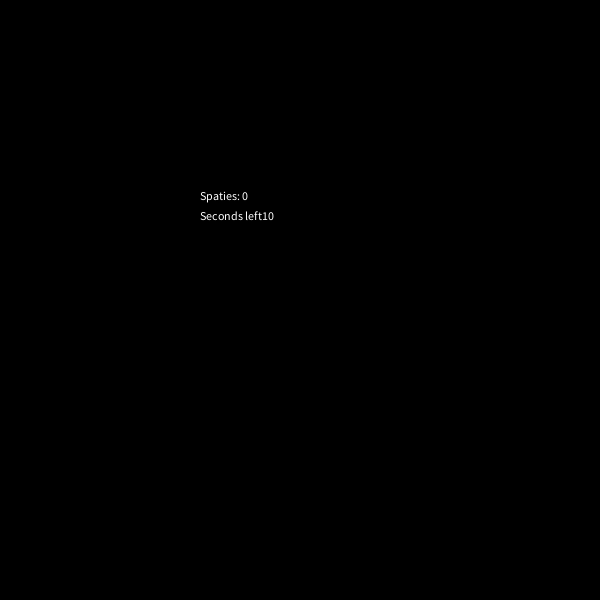
Frame 1 (no input)
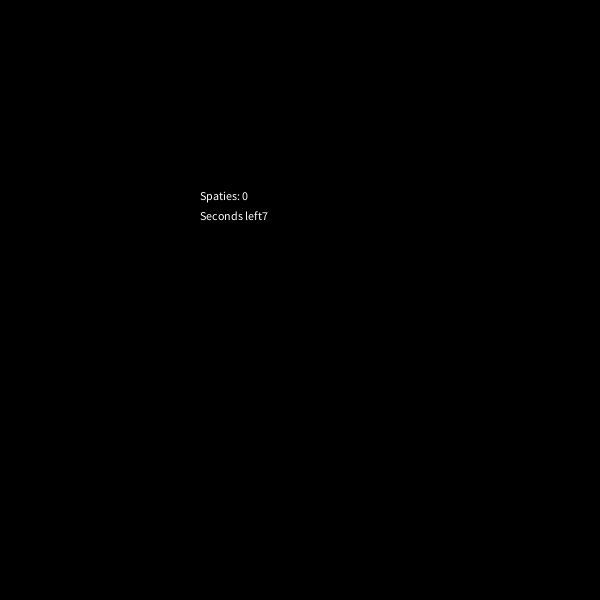
Frame 60 (the mouse pressed at the canvas centre just before this capture)
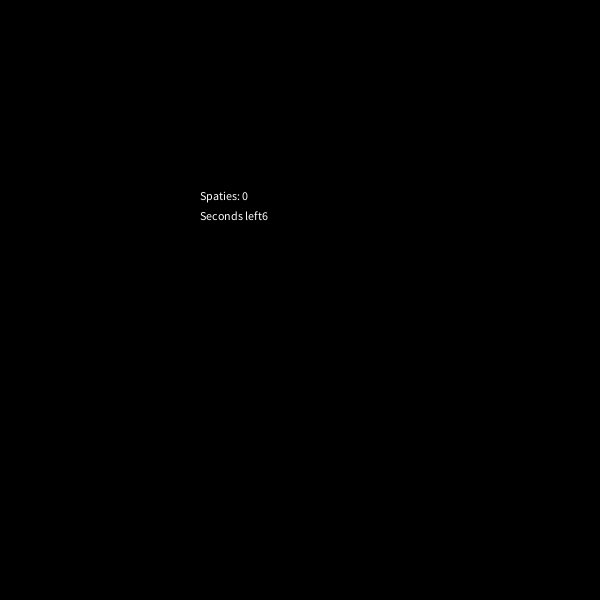
Frame 120 (the mouse held since frame 60 and released just before this capture)

The Processing sketch that drew these frames (run headless with seeded random() and noise(); from frame 60 on, the mouse is pressed at the canvas centre):

// Processing sketch: h012_2
// ── h012_2.pde
int seconden;
int aantalSpaties = 0;
int millisLeft = 0;
int leftAmount = 0;
boolean racing = true;

void setup(){
  size(600,600);
}

void draw(){
  background(0,0,0);
  
  seconden = millis()/1000;
  leftAmount = 10 - seconden;
  millisLeft = 1000 - (millis()%1000);
  
  if(leftAmount <= 0){
    leftAmount = 0;   
  }
 
  if(seconden >= 10){
    racing = false;
  }
  fill(255,255,255);
  text("Spaties: " + aantalSpaties, 200,200);
  text("Seconds left" + leftAmount, 200,220);
}

void keyReleased(){
  if(keyCode == 32 & racing){
    aantalSpaties++;
  }
}
